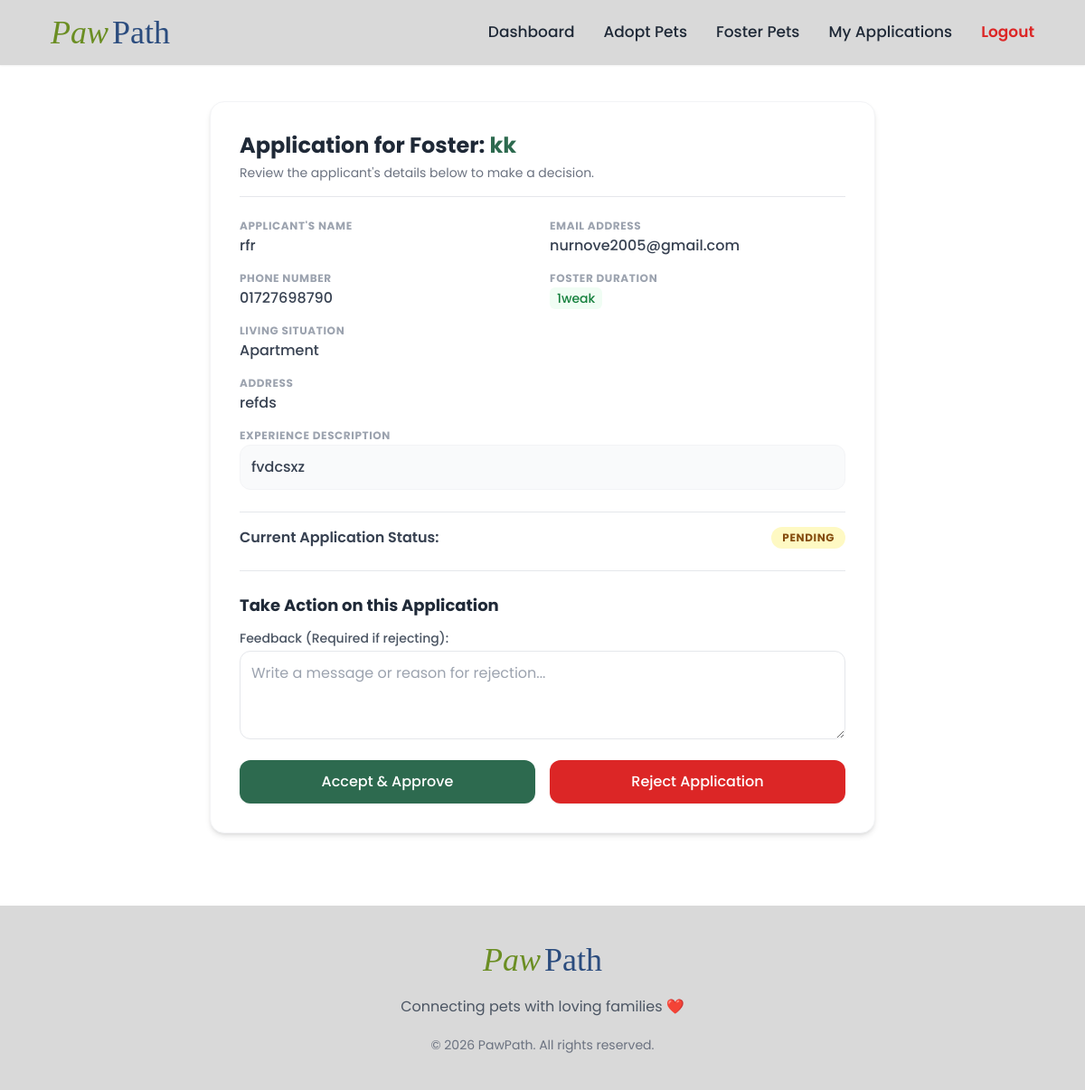
/user/foster-application-details.php?id=2 (signed in), run on the app's committed database.
### tables this page shows
CREATE TABLE `foster_applications` (
  `id` int(11) NOT NULL,
  `user_id` int(11) NOT NULL,
  `pet_id` int(11) NOT NULL,
  `full_name` varchar(100) DEFAULT NULL,
  `email` varchar(100) DEFAULT NULL,
  `phone` varchar(20) DEFAULT NULL,
  `address` text DEFAULT NULL,
  `duration` varchar(50) DEFAULT NULL,
  `living_situation` enum('Apartment','House','Farm','Other') DEFAULT NULL,
  `experience` text DEFAULT NULL,
  `status` enum('pending','approved','rejected') DEFAULT 'pending',
  `feedback` text DEFAULT NULL,
  `reviewed_by` int(11) DEFAULT NULL,
  `reviewed_at` timestamp NULL DEFAULT NULL,
  `is_withdrawn` tinyint(1) DEFAULT 0,
  `created_at` timestamp NOT NULL DEFAULT current_timestamp(),
  `updated_at` timestamp NOT NULL DEFAULT current_timestamp() ON UPDATE current_timestamp()
);

CREATE TABLE `pets` (
  `id` int(11) NOT NULL,
  `shelter_id` int(11) DEFAULT NULL,
  `user_id` int(11) DEFAULT NULL,
  `owner_type` enum('shelter','user') NOT NULL,
  `category` enum('adoption','foster') NOT NULL,
  `name` varchar(100) NOT NULL,
  `type` enum('Dog','Cat','Bird','Rabbit','Other') DEFAULT 'Other',
  `age` varchar(50) DEFAULT NULL,
  `gender` enum('Male','Female') DEFAULT NULL,
  `activity_level` enum('Low','Medium','High') DEFAULT NULL,
  `health_status` varchar(100) DEFAULT NULL,
  `foster_duration` varchar(50) DEFAULT NULL,
  `status` enum('available','adopted','fostered') DEFAULT 'available',
  `description` text DEFAULT NULL,
  `image` varchar(255) DEFAULT NULL,
  `is_deleted` tinyint(1) DEFAULT 0,
  `deleted_at` timestamp NULL DEFAULT NULL,
  `created_at` timestamp NOT NULL DEFAULT current_timestamp(),
  `updated_at` timestamp NOT NULL DEFAULT current_timestamp() ON UPDATE current_timestamp()
);

### user/foster-application-details.php (the view, shortened to what this page needs)
<?php
include '../includes/db.php';
include '../includes/header.php';
include '../includes/navbar.php';
$user_id = (int)$_SESSION['user_id'];
$id = isset($_GET['id']) ? (int)$_GET['id'] : 0;
$app = $conn->query("
    SELECT fa.*, p.name as pet_name, p.user_id as pet_owner_id
    FROM foster_applications fa
    JOIN pets p ON fa.pet_id = p.id
    WHERE fa.id = $id AND p.user_id = $user_id
")->fetch_assoc();
?>
<div class="max-w-3xl mx-auto py-10 px-4">
    <div class="bg-white p-8 rounded-2xl shadow-md border border-gray-100">
        <div class="border-b pb-4 mb-6">
            <h1 class="text-2xl font-bold text-gray-800">
                Application for Foster: <span class="text-[#2D6A4F]"><?= htmlspecialchars($app['pet_name']) ?></span>
            </h1>
            <p class="text-sm text-gray-500 mt-1">Review the applicant's details below to make a decision.</p>
        </div>
        <div class="grid grid-cols-1 md:grid-cols-2 gap-4 text-gray-700 mb-6">
            <div>
                <p class="text-xs uppercase text-gray-400 font-bold tracking-wider">Applicant's Name</p>
                <p class="font-medium text-base mt-0.5"><?= htmlspecialchars($app['full_name']) ?></p>
            </div>
            <div>
                <p class="text-xs uppercase text-gray-400 font-bold tracking-wider">Email Address</p>
                <p class="font-medium text-base mt-0.5"><?= htmlspecialchars($app['email']) ?></p>
            </div>
            <div>
                <p class="text-xs uppercase text-gray-400 font-bold tracking-wider">Phone Number</p>
                <p class="font-medium text-base mt-0.5"><?= htmlspecialchars($app['phone']) ?></p>
            </div>
            <div>
                <p class="text-xs uppercase text-gray-400 font-bold tracking-wider">Foster Duration</p>
                <p class="font-medium text-base mt-0.5 bg-green-50 text-green-700 inline-block px-2 py-0.5 rounded-md text-sm"><?= htmlspecialchars($app['duration']) ?></p>
            </div>
            <div class="md:col-span-2">
                <p class="text-xs uppercase text-gray-400 font-bold tracking-wider">Living Situation</p>
                <p class="font-medium text-base mt-0.5"><?= htmlspecialchars($app['living_situation']) ?></p>
            </div>
            <div class="md:col-span-2">
                <p class="text-xs uppercase text-gray-400 font-bold tracking-wider">Address</p>
                <p class="font-medium text-base mt-0.5"><?= htmlspecialchars($app['address']) ?></p>
            </div>
            <div class="md:col-span-2">
                <p class="text-xs uppercase text-gray-400 font-bold tracking-wider">Experience Description</p>
                <p class="font-medium text-base mt-0.5 bg-gray-50 p-3 rounded-xl border border-gray-100"><?= nl2br(htmlspecialchars($app['experience'])) ?></p>
            </div>
        </div>
        <div class="mt-6 pt-4 border-t flex items-center justify-between">
            <span class="font-semibold text-gray-700">Current Application Status:</span>
            <span class="px-3 py-1 rounded-full text-xs font-bold uppercase tracking-wider
                <?= $app['status'] == 'approved' ? 'bg-green-100 text-green-800' : ($app['status'] == 'rejected' ? 'bg-red-100 text-red-800' : 'bg-yellow-100 text-yellow-800') ?>">
                <?= $app['status'] ?>
            </span>
        </div>
        <?php if ($app['status'] == 'pending'): ?>
            <form method="POST" action="" class="mt-6 pt-6 border-t">
                <h3 class="text-lg font-bold mb-3 text-gray-800">Take Action on this Application</h3>
                <label class="block text-sm font-medium text-gray-600 mb-1">Feedback (Required if rejecting):</label>
                <textarea name="feedback"
                          class="w-full border border-gray-200 p-3 rounded-xl focus:ring-2 focus:ring-[#2D6A4F] outline-none transition"
                          rows="3"
                          placeholder="Write a message or reason for rejection..."></textarea>
                <div class="flex gap-4 mt-4">
                    <button name="action" value="approved"
                            onclick="return confirm('Approving this will automatically REJECT all other pending applications for this pet. Proceed?')"
                            class="flex-1 bg-[#2D6A4F] hover:bg-[#1B4332] text-white font-medium py-3 rounded-xl transition shadow-sm">
                        Accept & Approve
                    </button>
                    <button name="action" value="rejected"
                            onclick="return confirm('Are you sure you want to REJECT this applicant?')"
                            class="flex-1 bg-red-600 hover:bg-red-700 text-white font-medium py-3 rounded-xl transition shadow-sm">
                        Reject Application
                    </button>
                </div>
            </form>
        <?php endif; ?>
    </div>
</div>
<?php include '../includes/footer.php'; ?>

### data on the page
foster_applications: pet.name "kk", full_name "rfr", email "nurnove2005@gmail.com", phone "01727698790", duration "1weak", living_situation "Apartment", address "refds", experience "fvdcsxz", status "PENDING"
